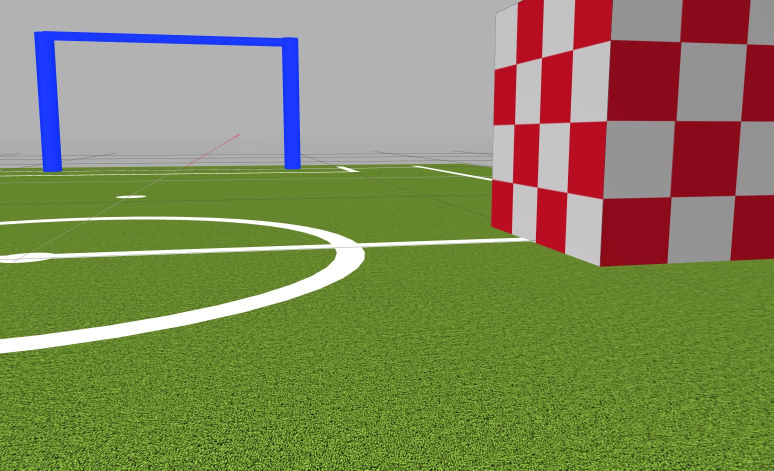
#> input picture simurosot/1.jpg, 1547 x 941 px (shown at 1/2 size); its folder holds only this picture in this run
$ python main.py
#> lines starting #> are read from the running program, lines starting #| are printed output that depends on the picture; after the words box and inside, x2 and y2 are one past the last pixel; in counts of white or black regions, pixels touching at a corner belong together
import math

import cv2
import numpy as np
import glob

print("package Imported!")

PERCENTAGE = 0.35


# The function will resize all the images in the list of all teh images

def resizeAll(images):
    retImages = []
    for img in images:
        retImages.append(downscale(img, percent=PERCENTAGE))
    return retImages


# This function will downsacle the image by a percenatage(PERCENTAGE )
# The function will return the list of all images after resizeing

def downscale(img, percent):
    width = int(img.shape[1] * percent)
    height = int(img.shape[0] * percent)
    dim = (width, height)

    resized = cv2.resize(img, dim)

    return resized


# The function will read all the image sin the file and return a listof all the images
def readImg():
    images = np.array([cv2.imread(file) for file in glob.glob("simurosot/*.jpg")])
    return images


# Purpose : the function takes alist of all the upper and lower HUE values and get s the mask of all the images
# The fuction will return the  mask images of all the passed in images
def getMask(images, lower, upper):
    mask_images = []
    for img in images:
        hsv = cv2.cvtColor(img, cv2.COLOR_BGR2HSV)
        # lower = np.array([h_min, s_min, v_min])
        # upper = np.array([h_max, s_max, v_max])
        mask = cv2.inRange(hsv, lower, upper)
        mask_images.append(mask)
    return mask_images


# Draw a bounding rectangle along the passed in image
def boundingRectangle(x, y, w, h, img):
    cv2.rectangle(img, (x, y), (x + w, y + h), (0, 255, 0), 2)

#Get the boundig box of all the [assed in images given the countour values
def boundingRectangleAllImages(contourValues, img):
    for contour, img1 in zip(contourValues, img):
        x, y, w, h = contour
        # if (x,y,w,h == []):
        #     print(x,y,w,h)

        boundingRectangle(x, y, w, h, img1)


# the function return the position of the bounding rectangle when a contour is found
def getContours(img, img_copy):
    # we find the contours of an image
    # recicev  the outer corners(by request for all contours
    contours, hierarchy = cv2.findContours(img, cv2.RETR_EXTERNAL, cv2.CHAIN_APPROX_NONE)
    # loop through the contours
    x = 0
    y = 0
    w = 0
    h = 0
    for cnt in contours:
        area = cv2.contourArea(cnt)
        # print(area)

        # give minimum threshold so that we dont detetct any noise (area of 5)
        if area > 10:
            cv2.drawContours(img_copy, cnt, -1, (255, 0, 0), 3)
            peri = cv2.arcLength(cnt, True)  # the contour parameter
            # print("Area is {}".format(area))
            approx = cv2.approxPolyDP(cnt, 0.02 * peri, True)  # should give the coner points of shapes

            # using a rectanglar box
            x, y, w, h = cv2.boundingRect(approx)

            # cv2.rectangle(img_copy, (x, y), (x + w, y + h), (0, 255, 0), 2)
            # adding text to the identified objects
    return x, y, w, h


def getAllContour(images, originalImage):
    # get the contour images of all the images in the list pf images
    contourImages = []
    for img, imgCopy in zip(images, originalImage):
        contourImages.append(getContours(img, imgCopy))
    return contourImages


# This function returns the lines in the image and also draws the line in the image
# [43 lines left out: functions FLD, getClosing, getAllFLD, lineDetection, drawLines, not called in this run]


def detect(fld, images):
    for fd, img in zip(fld, images):
        drawLines(fd, img)


# [18 lines left out: function getLine, not called in this run]


def findGoal(lower, upper):
    frame = resizeAll(readImg())
#> in resizeAll, `retImages = []`: retImages = []
#> the loop in resizeAll, `for img in images:` made 1 pass
#> (width in downscale, height in downscale) on pass 1: (541, 329)
#> pass 1, in downscale, `resized = cv2.resize(img, dim)`:
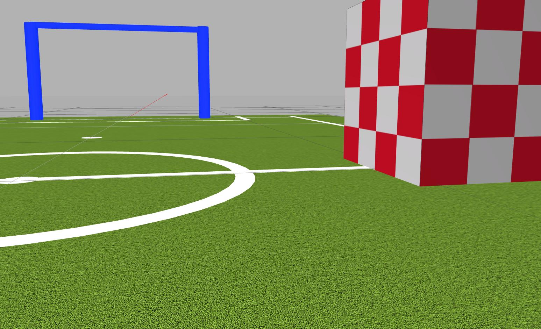
#> resized: shape (329, 541, 3); mean of channels 0, 1, 2 91.9, 135.2, 131.1; drawn as B, G, R
#> after the loop in resizeAll, `for img in images:`: retImages = 1 item
#> frame = 1 item
    mask = getMask(frame, lower, upper)
#> the loop in getMask, `for img in images:` made 1 pass
#> pass 1, in getMask, `mask = cv2.inRange(hsv, lower, upper)`:
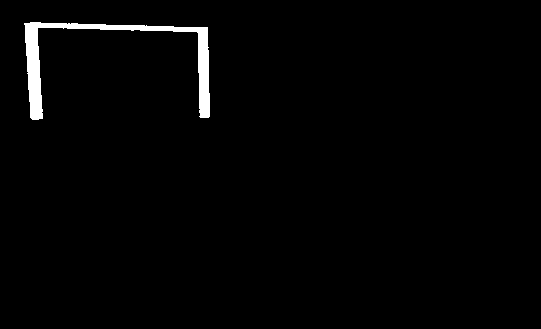
#> mask: shape (329, 541); 1.7% white; 1 white region, box (x1, y1, x2, y2) and area: (24, 22, 210, 120) 3022
#> mask = 1 item
    img_copy = frame.copy()
#> img_copy = 1 item
    contouValues = getAllContour(mask, img_copy)
#> the loop in getAllContour, `for img, imgCopy in zip(images, originalImage):` made 1 pass
#> after the loop in getAllContour, `for img, imgCopy in zip(images, originalImage):`: contourImages = [(24, 23, 186, 97)]
#> contouValues = [(24, 23, 186, 97)]
    boundingRectangleAllImages(contouValues, img_copy)
#> the loop in boundingRectangleAllImages, `for contour, img1 in zip(contourValues, img):` made 1 pass
#> (the run stopped early here; a loop or call above may not have finished)

$ run again, on simurosot/3.jpg
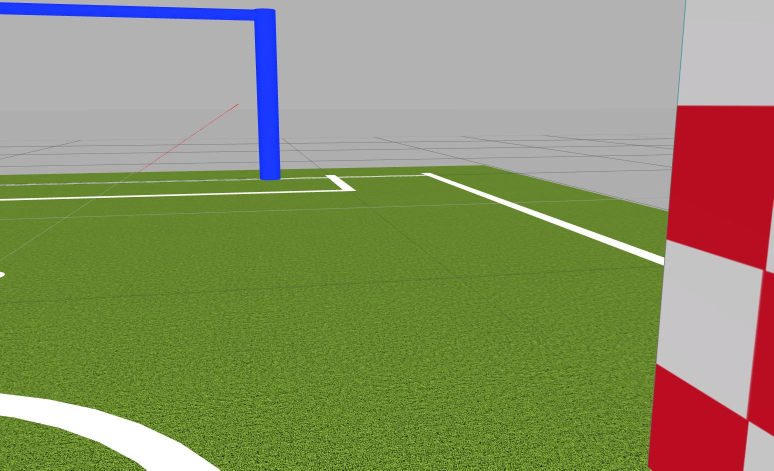
#> input picture simurosot/3.jpg, 1547 x 941 px (shown at 1/2 size)
#> in resizeAll, `retImages = []`: retImages = []
#> the loop in resizeAll, `for img in images:` made 1 pass
#> (width in downscale, height in downscale) on pass 1: (541, 329)
#> pass 1, in downscale, `resized = cv2.resize(img, dim)`:
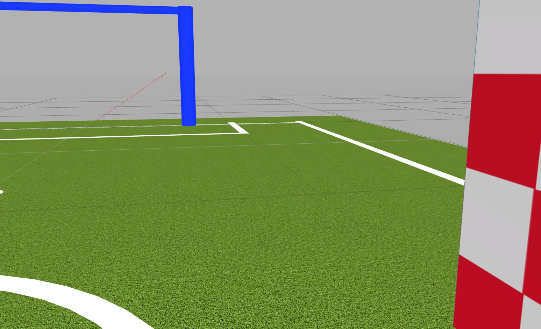
#> resized: shape (329, 541, 3); mean of channels 0, 1, 2 103.5, 143.8, 138.7; drawn as B, G, R
#> after the loop in resizeAll, `for img in images:`: retImages = 1 item
#> the loop in getMask, `for img in images:` made 1 pass
#> pass 1, in getMask, `mask = cv2.inRange(hsv, lower, upper)`:
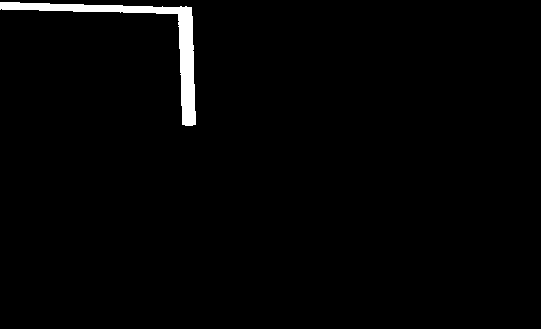
#> mask: shape (329, 541); 1.7% white; 1 white region, box (x1, y1, x2, y2) and area: (0, 2, 196, 126) 2947
#> the loop in getAllContour, `for img, imgCopy in zip(images, originalImage):` made 1 pass
#> after the loop in getAllContour, `for img, imgCopy in zip(images, originalImage):`: contourImages = [(0, 2, 196, 123)]
#> the loop in boundingRectangleAllImages, `for contour, img1 in zip(contourValues, img):` made 1 pass
